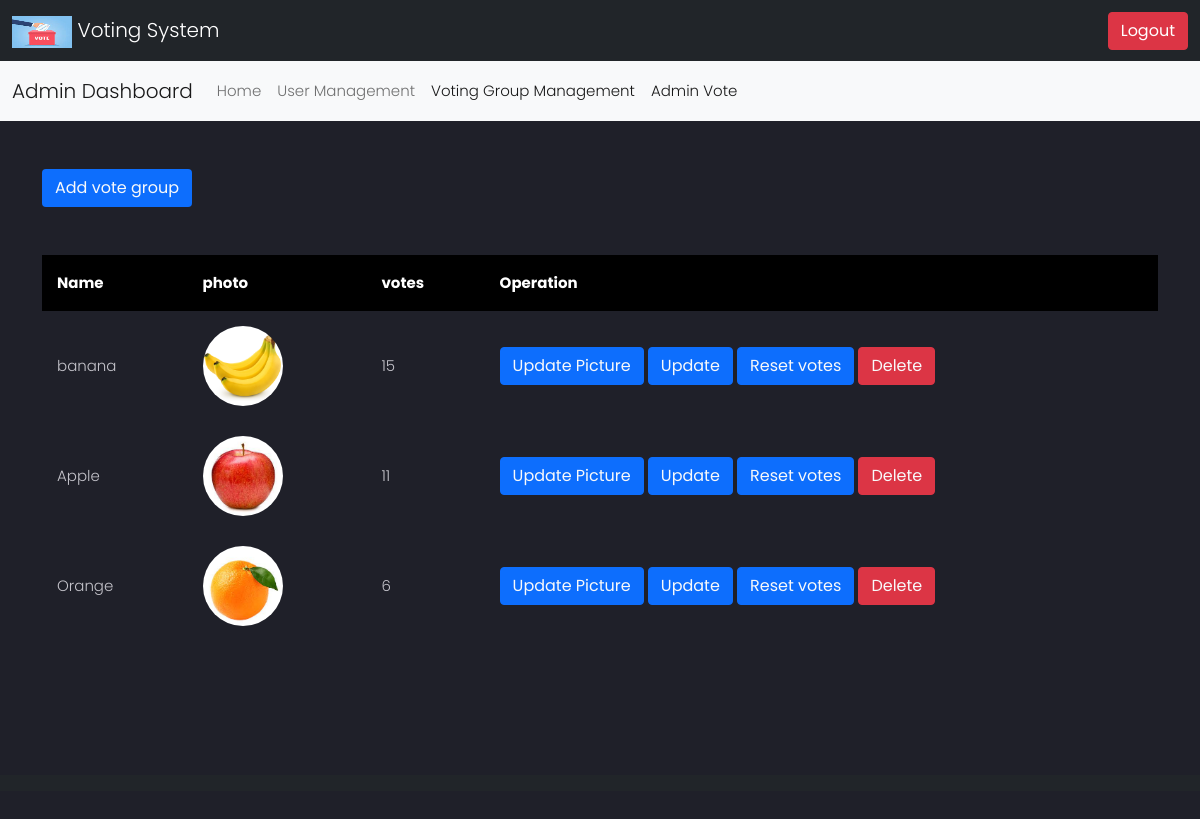
Screenshot of /partials/votingmanagement.php (signed in) with the database file from the repository.
### tables this page shows
CREATE TABLE `votes` (
  `id` int(11) NOT NULL,
  `username` varchar(255) NOT NULL,
  `photo` varchar(255) NOT NULL,
  `votes` int(11) NOT NULL
);

### Partials/votingmanagement.php (the view, shortened to what this page needs)
<?php
include('../actions/connect.php');
?>
<!DOCTYPE html>
<html lang="en">
<head>
    <link href="https://cdn.jsdelivr.net/npm/bootstrap@5.0.2/dist/css/bootstrap.min.css" rel="stylesheet"
>
    <link rel="stylesheet" href="style.css">
</head>
<body>
    <header>
        <nav class="navbar navbar-dark bg-dark text-white">
            <div class="container-fluid">
                <a class="navbar-brand" href="#">
                    <img src="../vote.jpg" alt="" width="60" height="32" class="d-inline-block align-text-top">
                    Voting System
                </a>
               <a href="logout.php">  <button type="button" class="btn btn-danger">Logout</button></a>
            </div>
        </nav>
        <nav class="navbar navbar-expand-lg navbar-light bg-light">
            <div class="container-fluid">
                <a class="navbar-brand" href="#">Admin Dashboard</a>
                <div class="collapse navbar-collapse" id="navbarNavAltMarkup">
                    <div class="navbar-nav">
                          <a class="nav-link " href="admindashboard.php">Home</a>
                        <a class="nav-link " href="usermanagement.php" aria-current="page">User Management</a>
                        <a class="nav-link active" href="votingmanagement.php">Voting Group Management</a>
                        <a class="nav-link active" href="adminvote.php">Admin Vote</a>
                    </div>
                </div>
            </div>
        </nav>
    </header>
    <section>
        <div class="container">
            <button class="btn btn primary bg-primary my-5"><a href="votinggroupadd.php" class="text-light">Add vote group</a> </button>
<div class="table-responsive">
     <div class="outer-wrapper">
    <div class="table-wrapper">
            <table class="col-xs-8  table-striped table-condensed table-fixed"   width="100%">
                <thead>
                    <tr>
                        <th scope="col">Name</th>
                        <th scope="col">photo</th>
                        <th scope="col">votes</th>
                        <th scope="col">Operation</th>
                    </tr>
                </thead>
                <tbody>
                    <?php
                    $sql = "Select * from `votes`";
                    $result = mysqli_query($con, $sql);
                    if ($result) {
                        while ($row = mysqli_fetch_assoc($result)) {
                            $id = $row['id'];
                            $name = $row['username'];
                            $votes = $row['votes'];
                            $photo = $row['photo'];
                            echo '
<tr>
      <td>' . $name . '</td>
      <td><img src="../uploads/'. $photo .'"  class="rounded-circle" width="80" height="80" > </td>
      <td>' . $votes . '</td>
<td>
<button class="btn btn-primary"><a href="votinggrouppicture.php? imgid=' . $id . '" class="text-light">Update Picture</a></button>
<button class="btn btn-primary"><a href="votinggroupupdate.php? updateid=' . $id . '" class="text-light">Update</a></button>
<button class="btn btn-primary"><a href="votereset.php? updateid=' . $id . '" class="text-light">Reset votes</a></button>
<button class="btn btn-danger"><a href="../actions/deletevotegroup.php? deleteid=' . $id . '" class="text-light">Delete</a></button>
</td>
    </tr>
  ';
                        }
                    }
                    ?>
                </tbody>
            </table>
        </div>
    </div>
        </div>
        </div>
    </section>
    <footer>
        <nav class="navbar navbar-expand-md navbar-dark bg-dark">
        </nav>
    </footer>
</body>
</html>

### style.css (style rules this page uses)
body { font-family: 'Poppins', sans-serif; font-weight: 300; font-size: 15px; line-height: 1.7; color: #c4c3ca; background-color: #1f2029; overflow-x: hidden }
a { cursor: pointer; transition: all 200ms linear }

### Partials/votingmanagement.php (style rules this page uses)
footer { position:absolute; bottom:0; width:100%; height:60px; }
a { text-decoration: none; }
.table-wrapper { overflow-y: scroll; overflow-x: scroll; height: fit-content; width: 1200px; max-height: 46.4vh; padding-bottom: 20px; }
.table-fixed thead, .table-fixed thead>th { background: #000000; color: #fff; }
th, td { padding: 15px; }

### rows the page displays
votes: username "banana", photo (picture), votes "15"
votes: username "Apple", photo (picture), votes "11"
votes: username "Orange", photo (picture), votes "6"
